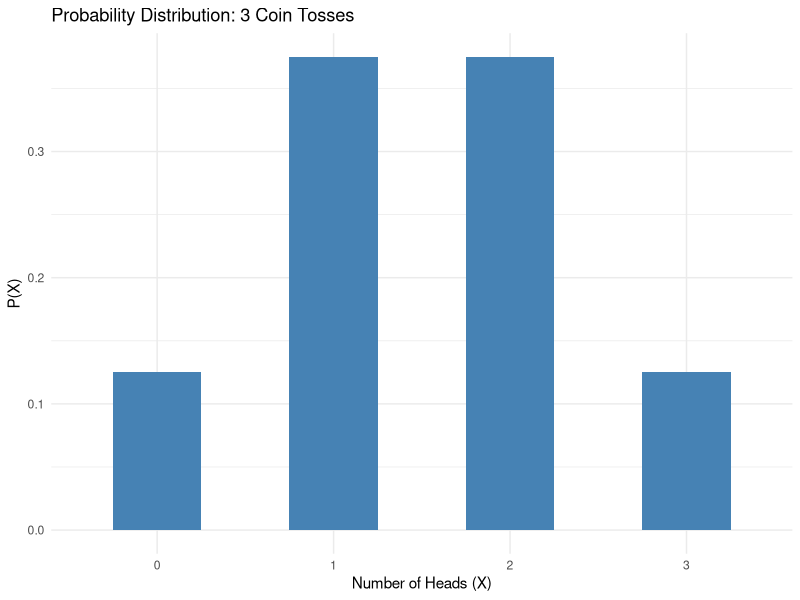
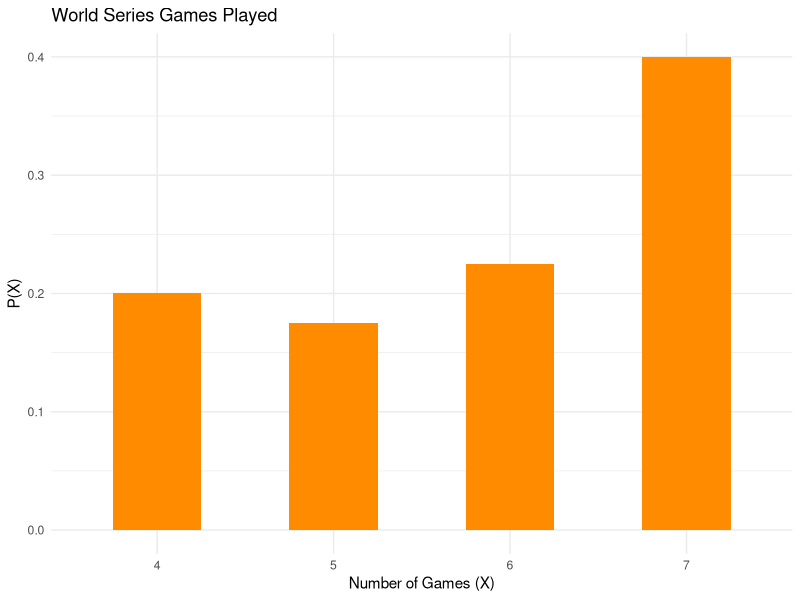
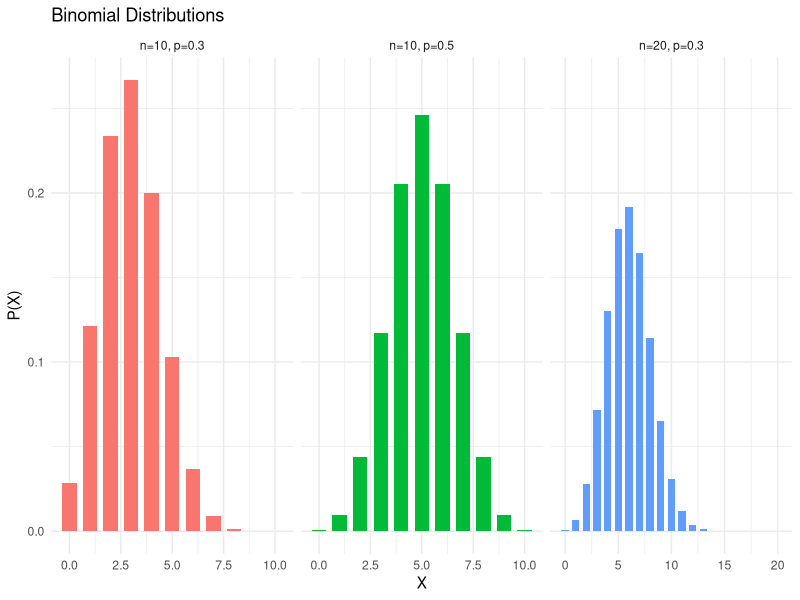

Write R code to recreate these figures, in order.
## ---- chunk 1
library(tidyverse)
library(ggplot2)
## ---- chunk 2
X <- 1:6
PX <- rep(1/6, 6)
dist <- data.frame(X = X, `P(X)` = round(PX, 4), check.names = FALSE)
## ---- chunk 3
knitr::kable(dist, caption = "Probability Distribution: Rolling a Die")
## ---- chunk 4
X <- 0:3
PX <- c(1/8, 3/8, 3/8, 1/8)
dist <- data.frame(X = X, `P(X)` = PX, check.names = FALSE)
knitr::kable(dist, caption = "Three-Coin Toss: Number of Heads")
## ---- chunk 5
ggplot(dist, aes(x = factor(X), y = `P(X)`)) +
  geom_col(fill = "steelblue", width = 0.5) +
  labs(title = "Probability Distribution: 3 Coin Tosses",
       x = "Number of Heads (X)", y = "P(X)") +
  theme_minimal()
## ---- chunk 6
X <- 4:7
freq <- c(8, 7, 9, 16)
PX <- freq / 40
dist <- data.frame(X = X, Frequency = freq, `P(X)` = PX, check.names = FALSE)
knitr::kable(dist, caption = "World Series: Games Played in 40 Series")
## ---- chunk 7
ggplot(dist, aes(x = factor(X), y = `P(X)`)) +
  geom_col(fill = "darkorange", width = 0.5) +
  labs(title = "World Series Games Played",
       x = "Number of Games (X)", y = "P(X)") +
  theme_minimal()
## ---- chunk 8
# (a) Valid
a_X <- 0:4; a_P <- c(0.5, 0.3, 0.15, 0.04, 0.01)
cat("(a) Sum =", sum(a_P), "| All in [0,1]:", all(a_P >= 0 & a_P <= 1),
    "→", ifelse(sum(a_P) == 1 & all(a_P >= 0 & a_P <= 1), "VALID", "INVALID"), "\n")

# (b) Not valid: sum ≠ 1
b_X <- 1:3; b_P <- c(1/3, 1/3, 1/4)
cat("(b) Sum =", round(sum(b_P), 4), "→", ifelse(abs(sum(b_P)-1) < 1e-9, "VALID", "INVALID"), "\n")
## ---- chunk 9
# (c) Valid
c_X <- 1:5; c_P <- c(0.1, 0.3, 0.4, 0.1, 0.1)
cat("(c) Sum =", sum(c_P), "→", ifelse(sum(c_P) == 1 & all(c_P >= 0 & c_P <= 1), "VALID", "INVALID"), "\n")

# (d) Not valid: negative probability
d_X <- c(2, 4, 6); d_P <- c(-0.1, 0.6, 0.5)
cat("(d) Has negative P:", any(d_P < 0), "→ INVALID\n")
## ---- chunk 10
X <- 1:6
PX <- rep(1/6, 6)
mu <- sum(X * PX)
cat("Mean μ = Σ X·P(X) =", mu)
## ---- chunk 11
X <- 0:2
PX <- c(1/4, 2/4, 1/4)
mu <- sum(X * PX)
df <- data.frame(X = X, `P(X)` = PX, `X·P(X)` = X * PX, check.names = FALSE)
knitr::kable(df, caption = "Number of Girls in Two-Child Family")
## ---- chunk 12
cat("Mean μ =", mu)
## ---- chunk 13
X <- 0:3
PX <- c(1/8, 3/8, 3/8, 1/8)
mu <- sum(X * PX)
df <- data.frame(X = X, `P(X)` = PX, `X·P(X)` = X * PX, check.names = FALSE)
knitr::kable(df, caption = "Three Coins: Number of Heads")
## ---- chunk 14
cat("Mean μ =", mu)
## ---- chunk 15
X <- 0:4
PX <- c(0.08, 0.60, 0.25, 0.04, 0.03)
mu <- sum(X * PX)
df <- data.frame(X = X, `P(X)` = PX, `X·P(X)` = X * PX, check.names = FALSE)
knitr::kable(df)
cat("Mean μ =", mu, "trips per year")
## ---- chunk 16
X <- 1:6
PX <- rep(1/6, 6)
mu <- sum(X * PX)
sigma2 <- sum(X^2 * PX) - mu^2
sigma <- sqrt(sigma2)
df <- data.frame(X = X, `P(X)` = PX, `X²·P(X)` = X^2 * PX, check.names = FALSE)
## ---- chunk 17
knitr::kable(df)
cat("μ =", mu, "\nσ² = Σ[X²·P(X)] - μ² =", round(sum(X^2*PX),4), "-", mu^2, "=", round(sigma2,4),
    "\nσ =", round(sigma, 2))
## ---- chunk 18
X <- c(3, 4, 5)
PX <- c(2/5, 1/5, 2/5)
mu <- sum(X * PX)
sigma2 <- sum(X^2 * PX) - mu^2
sigma <- sqrt(sigma2)
df <- data.frame(X = X, `P(X)` = PX, `X·P(X)` = X*PX, `X²·P(X)` = X^2*PX, check.names = FALSE)
knitr::kable(df)
cat("μ =", mu, "| σ² =", round(sigma2, 4), "| σ =", round(sigma, 4))
## ---- chunk 19
X <- 0:4
PX <- c(0.1, 0.3, 0.3, 0.2, 0.1)
mu <- sum(X * PX)
sigma2 <- sum(X^2 * PX) - mu^2
sigma <- sqrt(sigma2)
df <- data.frame(X = X, `P(X)` = PX, `X·P(X)` = X*PX, `X²·P(X)` = X^2*PX, check.names = FALSE)
knitr::kable(df)
cat("μ =", mu, "| σ² =", round(sigma2, 4), "| σ =", round(sigma, 4))
## ---- chunk 20
X <- c(1000-1, 500-1, 100-1, -1)   # net gain
PX <- c(1/1000, 2/1000, 5/1000, 992/1000)
EX <- sum(X * PX)
df <- data.frame(`Net Gain X` = X, `P(X)` = PX, `X·P(X)` = X*PX, check.names = FALSE)
knitr::kable(df)
cat("E(X) = $", round(EX, 4))
## ---- chunk 21
X <- c(1, 4, 6)
PX <- c(1/6, 2/6, 3/6)
EX <- sum(X * PX)
df <- data.frame(X = X, `P(X)` = round(PX, 4), `X·P(X)` = round(X*PX, 4), check.names = FALSE)
knitr::kable(df)
cat("E(X) =", round(EX, 4))
## ---- chunk 22
# Bond X
X_x <- c(120, -40); P_x <- c(0.70, 0.30)
EX <- sum(X_x * P_x)

# Bond Y
X_y <- c(90, -30); P_y <- c(0.60, 0.40)
EY <- sum(X_y * P_y)

cat("E(Bond X) = $", EX, "\n")
cat("E(Bond Y) = $", EY, "\n")
cat("Better investment:", ifelse(EX > EY, "Bond X", "Bond Y"))
## ---- chunk 23
n <- 3; X <- 2; p <- 0.5; q <- 1 - p
prob <- choose(n, X) * p^X * q^(n - X)
cat("n =", n, ", X =", X, ", p =", p, ", q =", q, "\n")
cat("P(2 heads) = C(3,2) × (0.5)² × (0.5)¹ =",
    choose(n,X), "×", p^X, "×", q^(n-X), "=", prob)

# Verification using dbinom
cat("\nVerification via dbinom:", dbinom(2, size = 3, prob = 0.5))
## ---- chunk 24
n <- 10; X <- 3; p <- 1/5; q <- 1 - p
prob <- choose(n, X) * p^X * q^(n - X)
cat("n =", n, ", X =", X, ", p =", round(p, 2), ", q =", round(q, 2), "\n")
cat("P(3) = C(10,3) × (1/5)³ × (4/5)⁷ =", round(prob, 3))
cat("\ndbinom check:", round(dbinom(X, n, p), 3))
## ---- chunk 25
n <- 5; p <- 0.30; q <- 0.70
P3 <- choose(n,3) * p^3 * q^2
P4 <- choose(n,4) * p^4 * q^1
P5 <- choose(n,5) * p^5 * q^0
total <- P3 + P4 + P5
## ---- chunk 26
cat("P(3) =", round(P3, 3), "\n")
cat("P(4) =", round(P4, 3), "\n")
cat("P(5) =", round(P5, 3), "\n")
cat("P(at least 3) = P(3)+P(4)+P(5) =", round(total, 3))

# Using pbinom complement
cat("\nVerification: 1 - P(X ≤ 2) =", round(1 - pbinom(2, n, p), 3))
## ---- chunk 27
# Table B: look up n=3, X=2, p=0.5
result <- dbinom(2, size = 3, prob = 0.5)
cat("From binomial table (or dbinom): P(X=2 | n=3, p=0.5) =", result)
## ---- chunk 28
# Full distribution for n=3, p=0.5
dist <- data.frame(
  X = 0:3,
  `P(X)` = dbinom(0:3, 3, 0.5),
  check.names = FALSE
)
knitr::kable(dist, digits = 4, caption = "Binomial Distribution: n=3, p=0.5")
## ---- chunk 29
n <- 20; p <- 0.05

# (a) P(X = 5)
a <- dbinom(5, n, p)
cat("(a) P(X = 5) =", round(a, 4), "\n")

# (b) P(X ≤ 3)
b <- sum(dbinom(0:3, n, p))
cat("(b) P(X ≤ 3) = P(0)+P(1)+P(2)+P(3) =", round(b, 4), "\n")

# (c) P(X ≥ 3) = 1 - P(X ≤ 2)
c <- 1 - sum(dbinom(0:2, n, p))
cat("(c) P(X ≥ 3) = 1 - P(X ≤ 2) =", round(c, 4))
## ---- chunk 30
n <- 15; p <- 0.70; X <- 12
prob <- dbinom(X, n, p)
cat("n =", n, ", X =", X, ", p =", p, "\n")
cat("P(X = 12) =", round(prob, 3))
## ---- chunk 31
n <- 4; p <- 0.5; q <- 0.5
mu <- n * p
sigma2 <- n * p * q
sigma <- sqrt(sigma2)
cat("μ = n·p =", n, "×", p, "=", mu, "\n")
cat("σ² = n·p·q =", n, "×", p, "×", q, "=", sigma2, "\n")
cat("σ = √σ² = √", sigma2, "=", sigma, "\n")

# Verification using general formulas
X <- 0:4
PX <- dbinom(X, n, p)
mu_check <- sum(X * PX)
sigma2_check <- sum(X^2 * PX) - mu_check^2
cat("\nVerification: μ =", mu_check, "| σ² =", sigma2_check)
## ---- chunk 32
n <- 480; p <- 1/6; q <- 5/6
mu <- n * p
sigma2 <- n * p * q
sigma <- sqrt(sigma2)
cat("n =", n, ", p = 1/6, q = 5/6\n")
cat("μ = n·p =", round(mu, 2), "\n")
cat("σ² = n·p·q =", round(sigma2, 2), "\n")
cat("σ = √σ² =", round(sigma, 2))
## ---- chunk 33
n <- 8000; p <- 0.02; q <- 0.98
mu <- n * p
sigma2 <- n * p * q
sigma <- sqrt(sigma2)
cat("μ = n·p =", mu, "births\n")
cat("σ² = n·p·q =", sigma2, "\n")
cat("σ = √σ² =", round(sigma, 1))
## ---- chunk 34
# Plot binomial distributions for different p values
params <- list(
  list(n=10, p=0.3, label="n=10, p=0.3"),
  list(n=10, p=0.5, label="n=10, p=0.5"),
  list(n=20, p=0.3, label="n=20, p=0.3")
)

df_all <- do.call(rbind, lapply(params, function(par) {
  x <- 0:par$n
  data.frame(X = x, PX = dbinom(x, par$n, par$p), Label = par$label)
}))
## ---- chunk 35
ggplot(df_all, aes(x = X, y = PX, fill = Label)) +
  geom_col(position = "dodge", width = 0.7) +
  facet_wrap(~Label, scales = "free_x") +
  labs(title = "Binomial Distributions", x = "X", y = "P(X)") +
  theme_minimal() +
  theme(legend.position = "none")
## ---- chunk 36
n <- 5
X1 <- 3; X2 <- 1; X3 <- 1   # movie, play, shopping
p1 <- 0.50; p2 <- 0.30; p3 <- 0.20

prob <- factorial(n) / (factorial(X1)*factorial(X2)*factorial(X3)) *
        p1^X1 * p2^X2 * p3^X3

cat("P(X) = 5!/(3!·1!·1!) × (0.50)³ × (0.30)¹ × (0.20)¹\n")
cat("     =", factorial(n)/(factorial(X1)*factorial(X2)*factorial(X3)),
    "×", p1^X1, "×", p2^X2, "×", p3^X3, "\n")
cat("     =", round(prob, 4))
## ---- chunk 37
n <- 8
X1 <- 2; X2 <- 4; X3 <- 1; X4 <- 1
p1 <- 0.30; p2 <- 0.50; p3 <- 0.15; p4 <- 0.05

prob <- factorial(n) / (factorial(X1)*factorial(X2)*factorial(X3)*factorial(X4)) *
        p1^X1 * p2^X2 * p3^X3 * p4^X4

cat("n =", n, "\n")
cat("X₁=2 (0 cups), X₂=4 (1 cup), X₃=1 (2 cups), X₄=1 (3 cups)\n")
cat("P(X) =", round(prob, 4))
## ---- chunk 38
n <- 5
X1 <- 2; X2 <- 2; X3 <- 1
p1 <- 4/10; p2 <- 3/10; p3 <- 3/10

prob <- factorial(n) / (factorial(X1)*factorial(X2)*factorial(X3)) *
        p1^X1 * p2^X2 * p3^X3

cat("p₁ = 4/10 (white), p₂ = 3/10 (red), p₃ = 3/10 (blue)\n")
cat("P(X) = 5!/(2!·2!·1!) × (4/10)² × (3/10)² × (3/10)¹\n")
cat("     =", round(prob, 4), "(= 81/625)")
## ---- chunk 39
lambda <- 200 / 500   # mean errors per page
X <- 3
prob <- (exp(-lambda) * lambda^X) / factorial(X)
cat("λ = 200/500 =", lambda, "errors per page\n")
cat("P(X=3; λ=0.4) = e^(-0.4) × (0.4)³ / 3!\n")
cat("              =", round(exp(-lambda), 6), "×", lambda^X, "/", factorial(X),
    "\n              =", round(prob, 4))

# Verification
cat("\nVerification via dpois:", round(dpois(X, lambda), 4))
## ---- chunk 40
lambda <- 3

# (a) P(X ≤ 3)
a <- ppois(3, lambda)
cat("(a) P(X ≤ 3) = P(0)+P(1)+P(2)+P(3) =", round(a, 4), "\n")

# (b) P(X ≥ 3) = 1 - P(X ≤ 2)
b <- 1 - ppois(2, lambda)
cat("(b) P(X ≥ 3) = 1 - P(X ≤ 2) =", round(b, 4), "\n")

# (c) P(X ≥ 5) = 1 - P(X ≤ 4)
c <- 1 - ppois(4, lambda)
cat("(c) P(X ≥ 5) = 1 - P(X ≤ 4) =", round(c, 4))
## ---- chunk 41
n <- 200; p <- 0.02
lambda <- n * p   # = 4
X <- 5

# Poisson approximation
prob_pois <- dpois(X, lambda)
cat("λ = n·p =", n, "×", p, "=", lambda, "\n")
cat("Poisson approx: P(X=5; λ=4) =", round(prob_pois, 4), "\n")

# Exact binomial
prob_binom <- dbinom(X, n, p)
cat("Exact binomial: P(X=5)      =", round(prob_binom, 4), "\n")
cat("Difference:", round(abs(prob_pois - prob_binom), 4))
## ---- chunk 42
a <- 5   # college graduates
b <- 5   # non-graduates
n <- 3   # sample size
X <- 3   # desired successes

prob <- choose(a, X) * choose(b, n - X) / choose(a + b, n)
cat("a =", a, "(graduates), b =", b, "(non-grads), n =", n, ", X =", X, "\n")
cat("P(X) = C(5,3)×C(5,0) / C(10,3)\n")
cat("     =", choose(a,X), "×", choose(b, n-X), "/", choose(a+b, n),
    "=", round(prob, 4), "(= 1/12)")
## ---- chunk 43
a <- 2   # uninsured
b <- 8   # insured
n <- 5; X <- 1

prob <- choose(a, X) * choose(b, n - X) / choose(a + b, n)
cat("a = 2 (uninsured), b = 8 (insured), n = 5, X = 1\n")
cat("P(X=1) = C(2,1)×C(8,4) / C(10,5)\n")
cat("       =", choose(a,X), "×", choose(b,n-X), "/", choose(a+b,n),
    "=", round(prob, 4), "(= 5/9)")
## ---- chunk 44
a <- 3   # defective
b <- 9   # non-defective
n <- 3; X <- 0   # find P(no defective)

p_none <- choose(a, X) * choose(b, n - X) / choose(a + b, n)
p_reject <- 1 - p_none

cat("a = 3 (defective), b = 9 (good), n = 3\n")
cat("P(X=0) = C(3,0)×C(9,3) / C(12,3) =", choose(a,0),"×",choose(b,3),"/",choose(a+b,n),
    "=", round(p_none, 4), "\n")
cat("P(at least 1 defective) = 1 - P(0) = 1 -", round(p_none, 4),
    "=", round(p_reject, 4))
## ---- chunk 45
summary_df <- data.frame(
  Distribution = c("Binomial", "Multinomial", "Poisson", "Hypergeometric"),
  Formula = c(
    "$P(X) = C^n_X·p^x·q^{n-x}$",
    "$P(X) = n!/(X_1!·X_2!···X_k!)·p_1^{X_1}···p_k^{X_k}$",
    "$P(X;λ) = e^-λ·λ^X/X!$",
    "$P(X) = C^a_X·C^b_{n-X}/C^{a+b}_n)$"
  ),
  `Use When` = c(
    "Fixed n trials; 2 outcomes; independent; constant p",
    "Fixed n trials; >2 outcomes; outcomes are independent",
    "n large, p small; events over time/area/volume",
    "Two outcomes; sampling WITHOUT replacement"
  ),
  check.names = FALSE
)
knitr::kable(summary_df, caption = "Table 5-1: Summary of Discrete Distributions")
